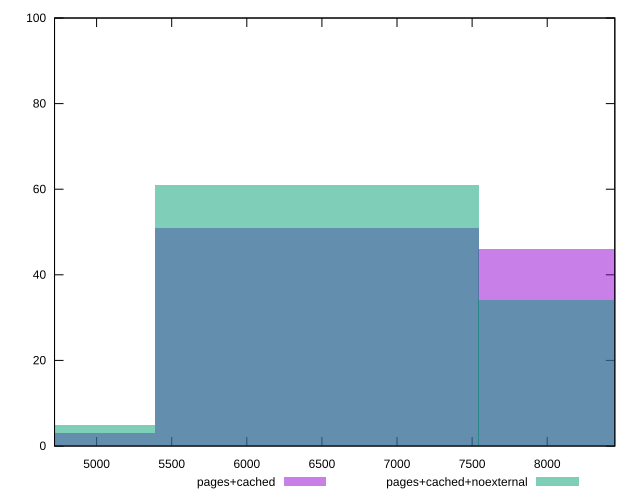

Reproduce this figure in gnuplot.
reset

$pagesCached <<EOF
6464.971470757773 51
4309.980980505182 3
8619.961961010364 46
EOF

$pagesCachedNoexternal <<EOF
6464.971470757773 61
4309.980980505182 5
8619.961961010364 34
EOF

set key outside below
set boxwidth 2154.990490252591
set xrange [4720:8450]
set yrange [0:100]
set trange [0:100]
set style fill transparent solid 0.5 noborder
set terminal svg size 640, 500 enhanced background rgb 'white'
set output "reprap/uses-http2/comparison/histogram/1_vs_2.svg"

plot $pagesCached title "pages+cached" with boxes, \
     $pagesCachedNoexternal title "pages+cached+noexternal" with boxes

reset
